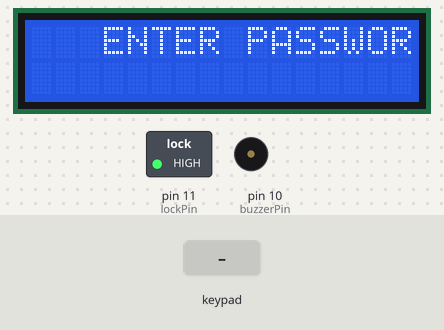
A sketch run on a simulated Arduino Uno, built with avr-gcc and run on an emulated ATmega328P. Shown: 16×2 character LCD, switched loads named in the sketch (green lamp = pin HIGH), buzzer (waves = sounding, pin HIGH). The test bench sets the inputs (shaded band). What the sketch prints to the serial monitor is not drawn.

Above: at 0.2 s.
2.4 s: keypad keys 7 3 8 pressed 0.4 s apart
At 4.0 s:
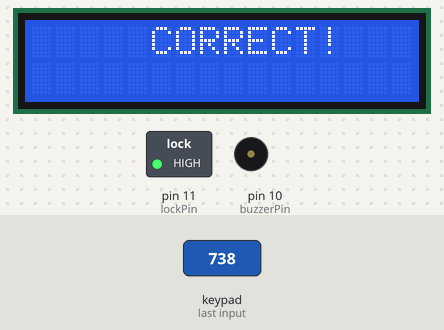
At 5.4 s:
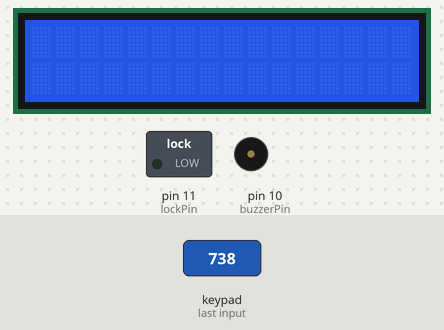
Timing chart, 0 to 10.7 s (numbered marks = the images above; inputs shaded):
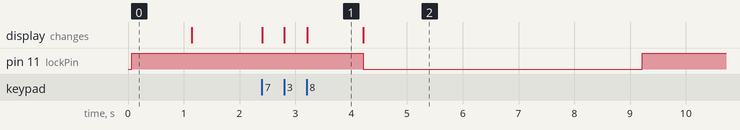

Measured:
- after the input at 2.4 s, pin 11 (lockPin): HIGH → LOW after 1.8 s, → HIGH 5.0 s later; the display: first changes at once (image 1 shows a later state)
- what the display in image 1 shows lasts 1.0 s, from 3.2 s to 4.2 s

The sketch:

locksystem.ino
```cpp
#include <Keypad.h>
#include <Wire.h>
#include <LiquidCrystal_I2C.h>
// Khai báo các biến và định nghĩa các chân kết nối

const byte ROWS = 4; //Số hàng của keypad
const byte COLS = 4; //Số cột của keypad
char keys[ROWS][COLS] ={
  {'1', '2', '3', 'A'},
  {'4', '5', '6', 'B'},
  {'7', '8', '9', 'C'},
  {'*', '0', '#', 'D'}
}; //Khai báo các phím trên keypad

byte pin_rows[ROWS] = {9, 8, 7, 6}; //Chân kết nối hàng của keypad
byte pin_column[COLS] = {5, 4, 3, 2}; //Chân kết nối cột của keypad
Keypad keypad = Keypad(makeKeymap(keys), pin_rows, pin_column, ROWS, COLS);
//Khởi tạo keypad

LiquidCrystal_I2C lcd(0x27,16,2); //LCD 16x2

const int buzzerPin = 10; // Chân kết nối còi báo
const int lockPin = 11; // Chân kết nối khóa điện từ

int password[3] = {7, 3, 8}; //Password cần nhập
int enterPassword[3]; //Mảng lưu password người dùng nhập vào
int index = 0; // Vị trí hiện tại của phím được nhấn
int maxcount = 3; //Số lần nhập password sai tối đa
int count = 0; //Biến đếm số lần nhập password sai

void setup() {
  lcd.init();
  lcd.backlight();
  pinMode(10, OUTPUT);
  pinMode(11, OUTPUT);
  digitalWrite(11,HIGH);
  // Khởi tạo chân kết nối
  lcd.begin(16, 2);
  lcd.setCursor(3, 0);
  lcd.print("ENTER PASSWORD");
  delay(1000);
  lcd.clear();
  Serial.begin(9600);
  // Khởi tạo màn hình LCD
}

bool checkPassword() {
  // Hàm kiểm tra password nhập vào có đúng không
  for (int i = 0; i < 3; i++) {
    if (enterPassword[i] != password[i]) {
      return false;
    }
  }
  return true;

}
void loop() {
  // Đọc phím từ module bàn phím
  char key = keypad.getKey();
  if (key){
    Serial.println(key);
  }

  if (key != NO_KEY) {
    // Hiển thị số được nhập lên LCD
    lcd.setCursor(index+7, 0);
    lcd.print(key);
    enterPassword[index] = key - '0'; // Lưu giá trị phím vào mảng
    index++;// tăng index để nhập phần tử tiếp theo
    if (index == 3) {
      // Nếu đã nhập đủ 3 phím, kiểm tra password
      if (checkPassword()) {
        lcd.setCursor(4, 0);
        lcd.print(" CORRECT! "); // hiện dòng chữ Access granted! lên LCD
        delay(1000);
        lcd.clear(); // Xóa màn hình
        digitalWrite(lockPin, LOW); // Mở khóa nếu password đúng
        delay(5000);
        digitalWrite(lockPin, HIGH);
        delay(2000);
        lcd.clear();
        lcd.setCursor(2, 0);
        lcd.print(" ENTER PASSWORD ");
        delay(1000);
        lcd.clear();
        index = 0;
        count=0;
      } else {
        count++;
        lcd.clear();
        lcd.setCursor(3, 0);
        lcd.print(" INCORRECT! "); // Nếu password sai, kêu còi báo và yêu cầu nhập lại
        delay(500);
        lcd.clear();
        lcd.setCursor(2, 0);
        lcd.print(" ENTER PASSWORD ");
        delay(1000);
        lcd.clear();
        index = 0;
        if (count )
        digitalWrite(lockPin, HIGH);
        if (count >= maxcount) {
          // Nếu nhập sai từ 3 lần trở lên, kêu còi báo và khóa lại
          lcd.setCursor(4,0);
          lcd.print("MAXIMUM");
          delay(1000);
          digitalWrite(buzzerPin, HIGH);
          delay(5000);
          digitalWrite(buzzerPin, LOW);
          lcd.clear();
          digitalWrite(lockPin, HIGH);
          delay(2000); } } } } }
```
